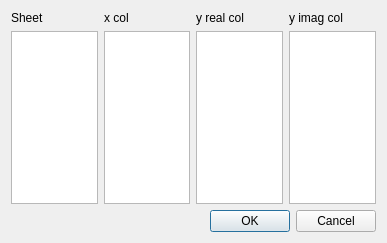
<?xml version="1.0" encoding="UTF-8"?>
<ui version="4.0">
 <class>DRT_rawdata</class>
 <widget class="QDialog" name="DRT_rawdata">
  <property name="geometry">
   <rect>
    <x>0</x>
    <y>0</y>
    <width>387</width>
    <height>243</height>
   </rect>
  </property>
  <property name="windowTitle">
   <string>Choose Data</string>
  </property>
  <layout class="QGridLayout" name="gridLayout">
   <item row="0" column="0">
    <widget class="QLabel" name="label">
     <property name="text">
      <string>Sheet</string>
     </property>
    </widget>
   </item>
   <item row="0" column="1">
    <widget class="QLabel" name="label_2">
     <property name="text">
      <string>x col</string>
     </property>
    </widget>
   </item>
   <item row="0" column="2">
    <widget class="QLabel" name="label_3">
     <property name="text">
      <string>y real col</string>
     </property>
    </widget>
   </item>
   <item row="2" column="0" colspan="4">
    <widget class="QDialogButtonBox" name="buttonBox">
     <property name="orientation">
      <enum>Qt::Horizontal</enum>
     </property>
     <property name="standardButtons">
      <set>QDialogButtonBox::Cancel|QDialogButtonBox::Ok</set>
     </property>
    </widget>
   </item>
   <item row="1" column="0" colspan="4">
    <layout class="QHBoxLayout" name="horizontalLayout">
     <item>
      <widget class="QListWidget" name="plotlistWidget"/>
     </item>
     <item>
      <widget class="QListWidget" name="xlistWidget"/>
     </item>
     <item>
      <widget class="QListWidget" name="listWidget_3"/>
     </item>
     <item>
      <widget class="QListWidget" name="listWidget"/>
     </item>
    </layout>
   </item>
   <item row="0" column="3">
    <widget class="QLabel" name="label_4">
     <property name="text">
      <string>y imag col</string>
     </property>
    </widget>
   </item>
  </layout>
 </widget>
 <resources/>
 <connections>
  <connection>
   <sender>buttonBox</sender>
   <signal>accepted()</signal>
   <receiver>DRT_rawdata</receiver>
   <slot>accept()</slot>
   <hints>
    <hint type="sourcelabel">
     <x>248</x>
     <y>254</y>
    </hint>
    <hint type="destinationlabel">
     <x>157</x>
     <y>274</y>
    </hint>
   </hints>
  </connection>
  <connection>
   <sender>buttonBox</sender>
   <signal>rejected()</signal>
   <receiver>DRT_rawdata</receiver>
   <slot>reject()</slot>
   <hints>
    <hint type="sourcelabel">
     <x>316</x>
     <y>260</y>
    </hint>
    <hint type="destinationlabel">
     <x>286</x>
     <y>274</y>
    </hint>
   </hints>
  </connection>
 </connections>
</ui>
